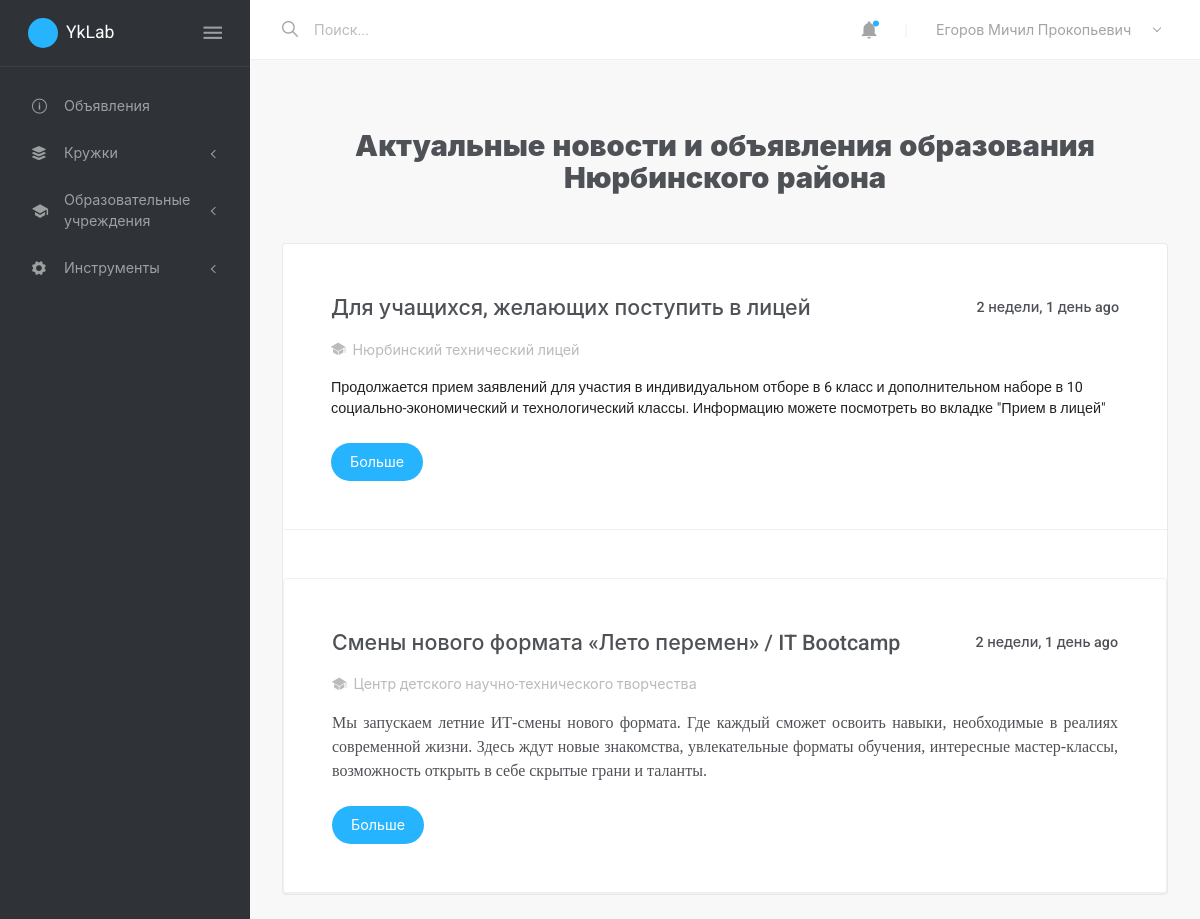
/adverts/ (signed in), run on an earlier commit of the app's database.
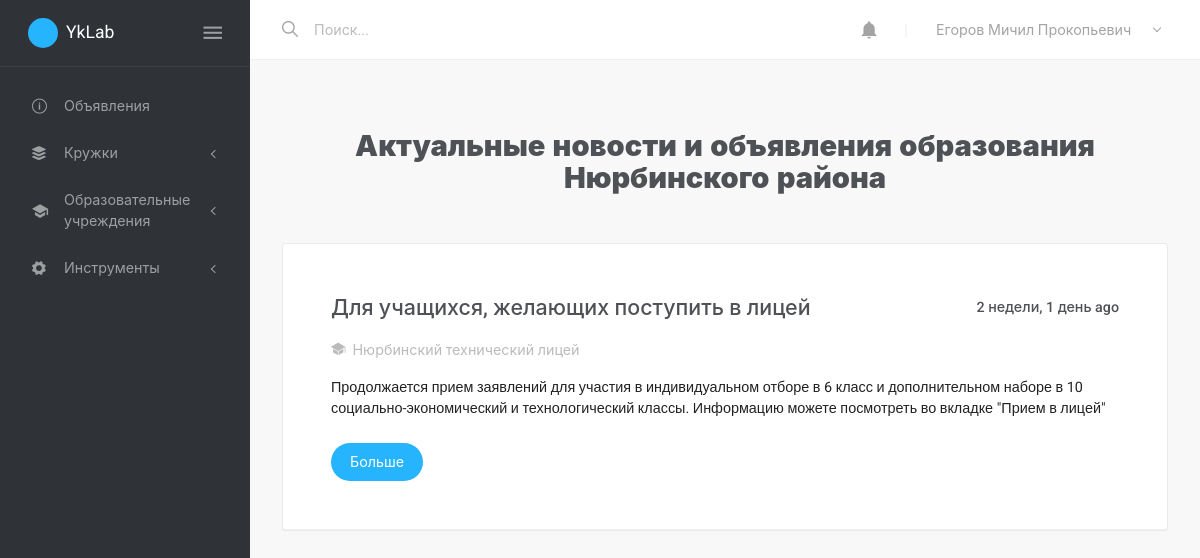
And on a later commit of the database.
### school/models.py (models this page shows, shortened)
class Advert(models.Model):
    school = models.ForeignKey('School', on_delete=models.CASCADE)
    image = models.ImageField(upload_to='adverts/', default='adverts/default.jpg')
    title = models.CharField(max_length=127)
    content = RichTextField()
    pub_date = models.DateTimeField(auto_now=True)
    @property
    def short_desc(self):
        return re.search(r'(<p.+?</p>)', self.content).group(0)

class School(models.Model):
    EDU_TYPES = (
        ('CE', 'Детское образовательное учреждение'),
        ('SE', 'Образовательное учреждение'),
        ('AE', 'Дополнительное образование')
    )
    user = models.OneToOneField(User, on_delete=models.CASCADE)
    type = models.CharField(max_length=2, choices=EDU_TYPES)
    image = models.ImageField(upload_to='schools/', default="schools/default.png")
    description = RichTextField(blank=True)
    address = models.CharField(max_length=255, blank=True)
    telephone = models.CharField(max_length=11, blank=True)
    child_amount = models.IntegerField(default=0)
    min_grade = models.IntegerField(default=5)
    max_grade = models.IntegerField(default=11)
    headteacher = models.CharField(max_length=127, blank=True)
    subheadteacher = models.CharField(max_length=127, blank=True)
    foundation_date = models.DateField(null=True, blank=True)
    email = models.EmailField(blank=True)
    site = models.CharField(max_length=63, blank=True)
    def __str__(self):
        return self.name
    @property
    def name(self):
        return self.user.name

### accounts/models.py (models this page shows, shortened)
class User(AbstractBaseUser, PermissionsMixin):
    ACCOUNTS_TYPES = (
        ('SH', 'Образовательная организация'),
        ('TH', 'Учитель'),
        ('PR', 'Ученик'),
    )
    username = models.CharField(max_length=127, unique=True)
    image = models.ImageField(upload_to='avatars/', null=True, blank=True)
    name = models.CharField(max_length=127)
    type = models.CharField(max_length=2, choices=ACCOUNTS_TYPES)
    is_active = models.BooleanField(default=True)
    is_staff = models.BooleanField(default=False)
    is_verified = models.BooleanField(default=False)
    USERNAME_FIELD = 'username'
    objects = UserManager()
    @property
    def full_type(self):
        return dict(self.ACCOUNTS_TYPES)[self.type]

### school/views.py (the view)
# urls.py: path('adverts/', views.adverts, name='adverts'),
@login_required()
def adverts(request):
    school_name = request.GET.get('school_name', '')
    adverts = Advert.objects.filter(school__user__name__startswith=school_name).order_by('pub_date')
    return render(request, 'advert/adverts.html', locals())

### templates/advert/adverts.html (shortened to what this page needs)
{% extends 'base-with-sidenav.html'%}
{% load humanize %}
{% block content %}
<div class="layout-content">
  <div class="container-fluid flex-grow-1 container-p-y">
    <div class="container px-0">
      <h2 class="text-center font-weight-bolder pt-5">
        Актуальные новости и объявления образования Нюрбинского района
      </h2>
      {% for advert in adverts %}
      <div class="card mt-5">
        <div class="p-4 p-md-5">
          <div class="d-flex justify-content-between align-items-center">
          <a href="{% url 'advert' advert.id %}" class="text-dark text-large font-weight-semibold">{{advert.title}}</a>
            <div class="font-weight-semibold">{{advert.pub_date|naturaltime}}</div>
          </div>
          <div class="d-flex flex-wrap mt-3">
            <a class="text-light" href="{% url 'school' advert.school.id %}">
              <div class="mr-3"><i class="vacancy-tooltip ion ion-ios-school text-light" title="Department"></i>&nbsp; {{advert.school}}</div>
            </a>
          </div>
          <div class="mt-3 mb-4">
            {{advert.short_desc|safe}}
          </div>
          <a href="{% url 'advert' advert.id %}"><button type="button" class="btn btn-primary btn-round">Больше</button></a>
        </div>
        <hr class="border-light m-0">
        {% endfor %}
      </div>
    </div>
  </div>
</div>
{% endblock %}

### templates/base-with-sidenav.html (shortened to what the changed rows need)
{% load static %}
{% load humanize %}
<!DOCTYPE html>
<html lang="en" class="default-style">
<head>
  <link rel="stylesheet" href="{% static 'assets/vendor/fonts/fontawesome.css' %}">
  <link rel="stylesheet" href="{% static 'assets/vendor/fonts/ionicons.css' %}">
  <link rel="stylesheet" href="{% static 'assets/vendor/fonts/linearicons.css' %}">
  <link rel="stylesheet" href="{% static 'assets/vendor/fonts/open-iconic.css' %}">
  <link rel="stylesheet" href="{% static 'assets/vendor/fonts/pe-icon-7-stroke.css' %}">
  <link rel="stylesheet" href="{% static 'assets/vendor/css/rtl/bootstrap.css' %}" class="theme-settings-bootstrap-css">
  <link rel="stylesheet" href="{% static 'assets/vendor/css/rtl/appwork.css' %}" class="theme-settings-appwork-css">
  <link rel="stylesheet" href="{% static 'assets/vendor/css/rtl/theme-corporate.css' %}" class="theme-settings-theme-css">
  <link rel="stylesheet" href="{% static 'assets/vendor/css/rtl/colors.css' %}" class="theme-settings-colors-css">
  <link rel="stylesheet" href="{% static 'assets/vendor/css/rtl/uikit.css' %}">
  <link rel="stylesheet" href="{% static 'assets/css/demo.css' %}">
  <link rel="stylesheet" href="{% static 'assets/vendor/libs/perfect-scrollbar/perfect-scrollbar.css' %}">
  <link rel="stylesheet" href="{% static 'assets/vendor/libs/toastr/toastr.css' %}">
</head>
<body>
  <div class="layout-wrapper layout-2">
    <div class="layout-inner">
      <div class="layout-container">
        <nav class="layout-navbar navbar navbar-expand-lg align-items-lg-center bg-white container-p-x" id="layout-navbar">
          <div class="navbar-collapse collapse" id="layout-navbar-collapse">
            <div class="navbar-nav align-items-lg-center ml-auto">
              <div class="demo-navbar-notifications nav-item dropdown mr-lg-3">
                <a class="nav-link dropdown-toggle hide-arrow" href="#" data-toggle="dropdown">
                  <i class="ion ion-md-notifications-outline navbar-icon align-middle"></i>
                  {% if request.user.notification_set.all.count > 0 %}
                    <span class="badge badge-primary badge-dot indicator"></span>
                  {% endif %}
                </a>
              </div>
            </div>
          </div>
        </nav>
        {% block content %}
        {% endblock %}
      </div>
    </div>
  </div>
</body>
</html>

What changed in the data, as far as the page shows it:
removed Advert: title "Смены нового формата «Лето перемен» / IT Bootcamp", pub_date "2 недели, 1 день ago", school "Центр детского научно-технического творчества", short_desc "Мы запускаем летние ИТ-смены нового формата. Где каждый сможет освоить навыки, необходимые в реалиях современной жизни. Здесь ждут новые знакомства, увлекательные форматы обучения, интересные мастер-классы, возможность открыть в себе скрытые грани и таланты."
